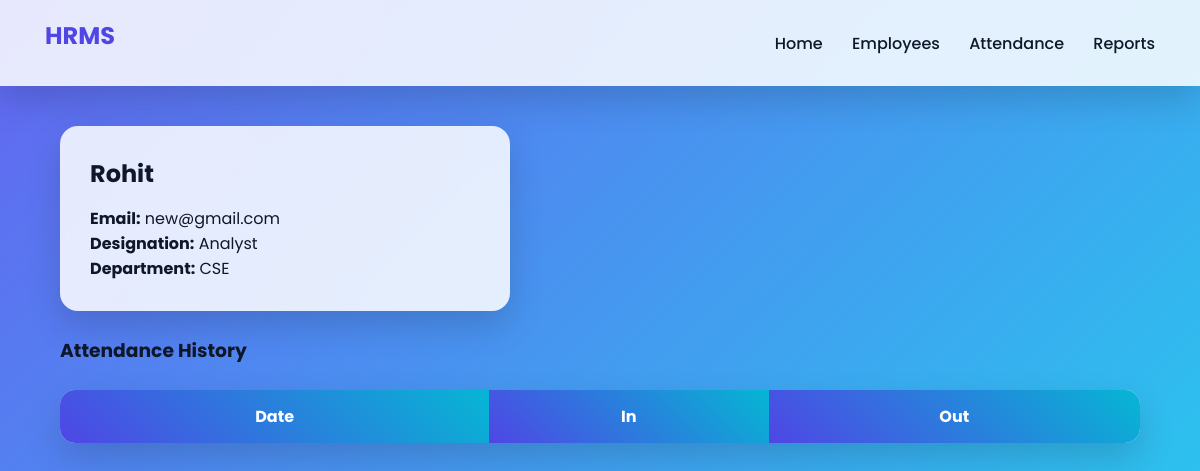
/employees/2, run on the app's committed database.
### app/models.py (models this page shows, shortened)
class Employee(db.Model):
    __tablename__ = "employees"
    id = db.Column(db.Integer, primary_key=True)
    name = db.Column(db.String(100), nullable=False)
    email = db.Column(db.String(120), unique=True, nullable=False)
    designation = db.Column(db.String(100))
    department = db.Column(db.String(100))
    address = db.Column(db.Text)
    date_of_joining = db.Column(db.Date, default=date.today)
    created_at = db.Column(db.DateTime, default=datetime.utcnow)
    attendances = db.relationship(
        "Attendance",
        backref="employee",
        cascade="all, delete"
    )

### app/routes.py (the view)
@main_routes.route("/employees/<int:emp_id>")
def employee_detail(emp_id):
    emp = Employee.query.get_or_404(emp_id)
    attendance = Attendance.query.filter_by(
        employee_id=emp_id
    ).order_by(
        Attendance.date.desc()
    ).all()
    return render_template(
        "employee_detail.html",
        emp=emp,
        attendance=attendance
    )

### templates/employee_detail.html (shortened to what this page needs)
{% extends "base.html" %}
{% block content %}
<div class="card">
<h2>{{ emp.name }}</h2>
<p><b>Email:</b> {{ emp.email }}</p>
<p><b>Designation:</b> {{ emp.designation }}</p>
<p><b>Department:</b> {{ emp.department }}</p>
</div>
<h3>Attendance History</h3>
<table>
<tr>
<th>Date</th>
<th>In</th>
<th>Out</th>
</tr>
</table>
{% endblock %}

### templates/base.html (style rules this page uses)
* { margin:0; padding:0; box-sizing:border-box; }
:root { --primary:#4f46e5; --secondary:#06b6d4; --dark:#0f172a; --glass:rgba(255,255,255,0.85); --shadow:0 15px 35px rgba(0,0,0,0.15); }
body { font-family:"Poppins",sans-serif; background:linear-gradient(135deg,#6366f1,#22d3ee); min-height:100vh; color:var(--dark); }
.card { background:var(--glass); backdrop-filter:blur(20px); border-radius:18px; padding:30px; max-width:450px; box-shadow:var(--shadow); margin-bottom:25px; transition:.3s; }
h1,h2,h3 { margin-bottom:15px; }
table { width:100%; background:var(--glass); backdrop-filter:blur(20px); border-radius:15px; border-collapse:collapse; overflow:hidden; box-shadow:var(--shadow); margin-top:25px; }
th { background:linear-gradient(45deg,var(--primary),var(--secondary)); color:white; padding:14px; }

### data on the page
Employee: name "Rohit", email "new@gmail.com", designation "Analyst", department "CSE"
